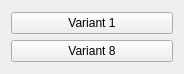
<?xml version="1.0" encoding="UTF-8"?>
<ui version="4.0">
 <class>Task1Widget</class>
 <widget class="QWidget" name="Task1Widget">
  <property name="geometry">
   <rect>
    <x>0</x>
    <y>0</y>
    <width>184</width>
    <height>74</height>
   </rect>
  </property>
  <property name="windowTitle">
   <string>Task1Widget</string>
  </property>
  <layout class="QVBoxLayout" name="verticalLayout_2">
   <item>
    <layout class="QVBoxLayout" name="verticalLayout">
     <item>
      <widget class="QPushButton" name="pushButton">
       <property name="text">
        <string>Variant 1</string>
       </property>
      </widget>
     </item>
     <item>
      <widget class="QPushButton" name="pushButton_2">
       <property name="text">
        <string>Variant 8</string>
       </property>
      </widget>
     </item>
    </layout>
   </item>
  </layout>
 </widget>
 <resources/>
 <connections/>
</ui>
